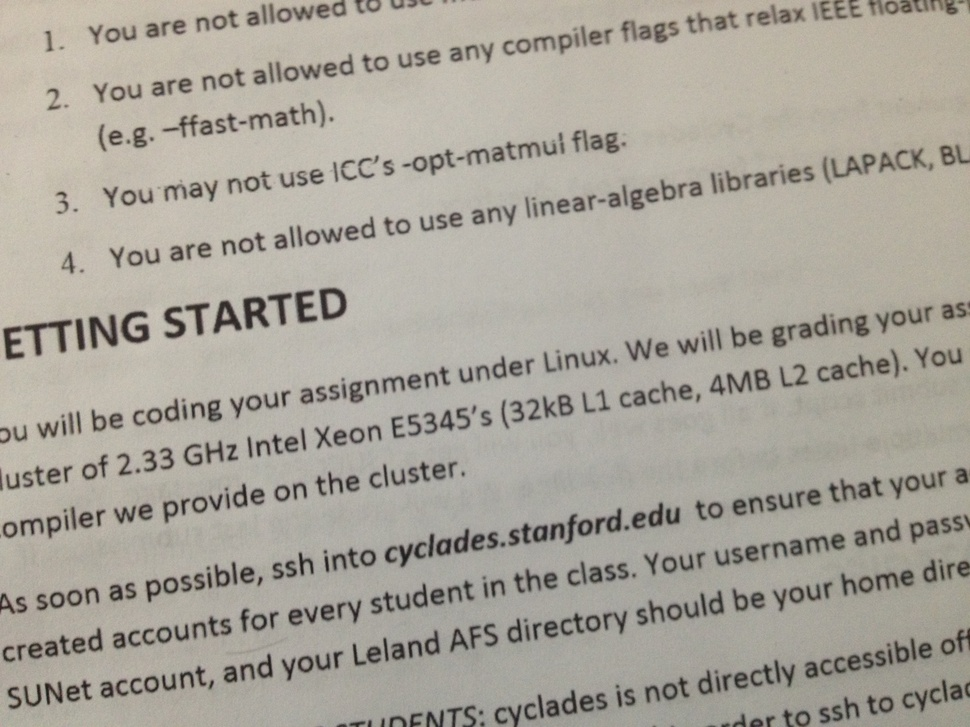
%> input picture Matlab/img/skewed_text.JPG, 970 x 727 px, shrunk from 3264 x 2448 before the run
$ octave deskew.m   (GNU Octave 9; MATLAB toolbox functions it lacks are replaced by stand-ins)
%> lines starting %> are read from the running program, lines starting %| are printed output that depends on the picture; in (x1, y1, x2, y2) boxes, pixels count from 0 and x2, y2 are one past the last pixel; in counts of white or black regions, pixels touching at a corner belong together; the program's own positions count from 1
%bad version of binarization
image = imread('./img/skewed_text.jpg');
%> image is the input picture: size 727x970x3 uint8; mean R, G, B 169.1, 164.5, 154.4
% image = imread('./img/skew_30d.jpg');
% image = imread('./img/img_rotate.png');
if(size(image,3)==3)
    image = rgb2gray(image);
%> image: size 727x970 uint8
end;
image = double(image)/256;
%> image: size 727x970 double
thresh = graythresh(image);
%> thresh = 0.514
bw = image < 0.5;
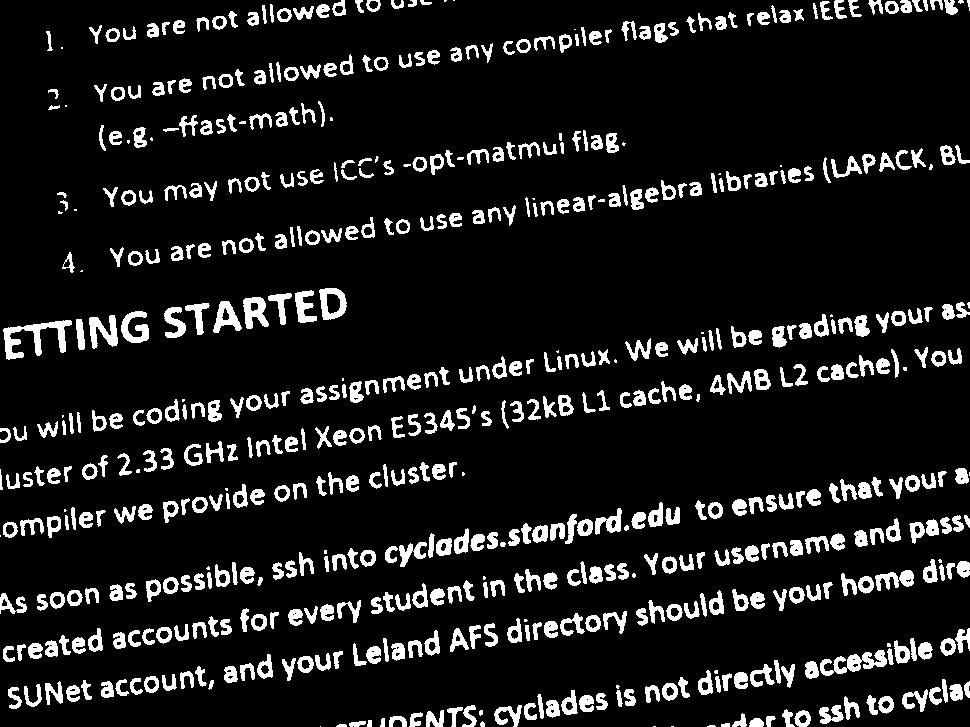
%> bw: size 727x970 logical; 10.8% white; 614 white regions (50 under 20 px), largest, box (x1, y1, x2, y2) and area: (3, 320, 72, 360) 1015, (820, 650, 887, 676) 766, (89, 315, 118, 349) 546
imshow(bw);

%step 1: close gaps between letters to form "strips"
%fixme: avoid hard coding
se = strel('disk', 10);
bw_closure = imerode(imdilate(bw, se), se);
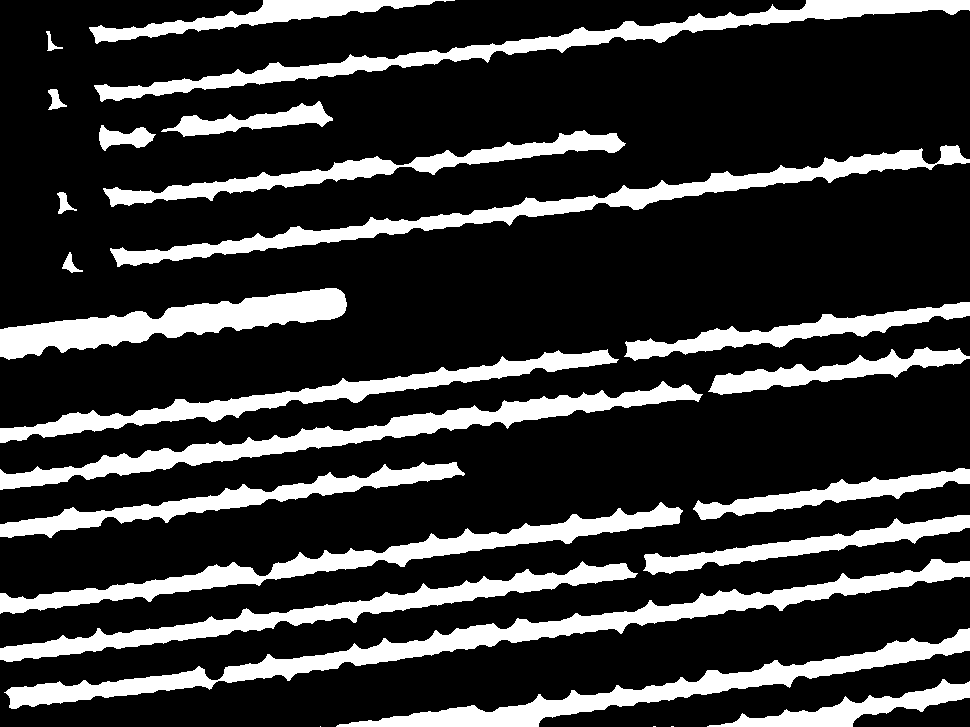
%> bw_closure: size 727x970 logical; 20.9% white; 26 white regions (3 under 20 px), largest, box (x1, y1, x2, y2) and area: (4, 559, 970, 709) 16216, (110, 145, 970, 267) 12129, (0, 381, 703, 490) 11686
%imshow(bw_closure);

%step 2: run linear regression on each strip to determine direction of each
%text line
L = bwlabel(bw_closure, 4);
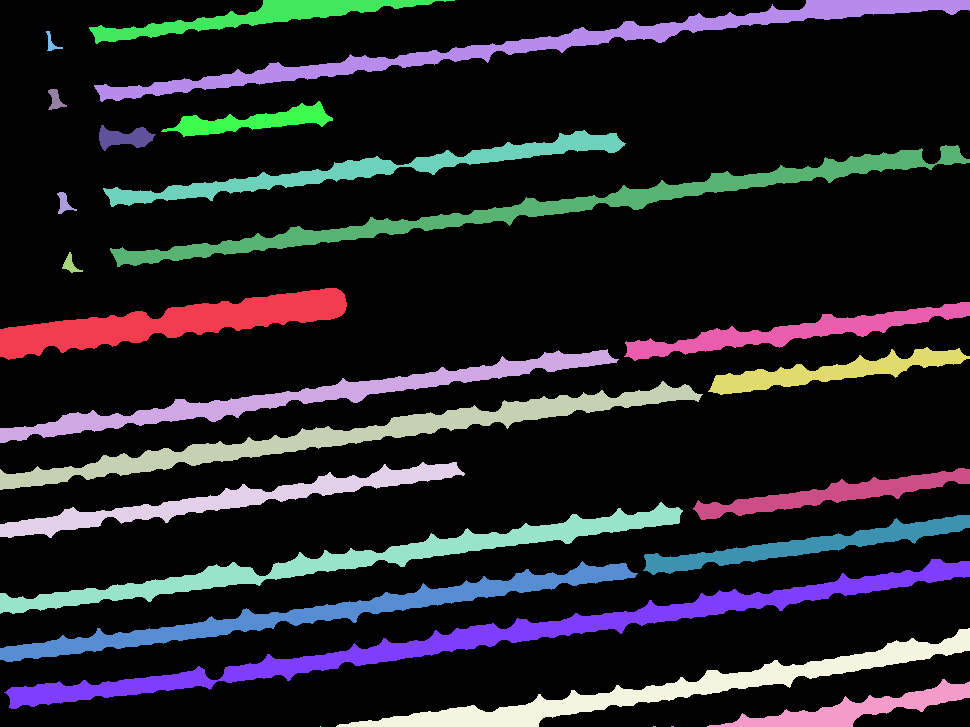
%> L: size 727x970 double; 27 distinct labels, from 0 to 26; one colour per label, 0 black
%fixme: can I vectorize this
slope = zeros(1,max(max(L)));
for i=1:max(max(L))
    [x, y] = find(L==i);
    mean_x = mean(x);
    mean_y = mean(y);
    slope(i) = sum((x-mean_x).*(y-mean_y))/sum((x-mean_x).^2);
end
%> this loop made 26 passes
%> (mean_x, mean_y) on passes 1 to 12: (323, 173.6), (396.4, 305.7), (435.6, 350.4), (500.5, 229.8), (560.4, 351.5), (613.1, 319.9), (637.5, 487.7), (43.85, 52.12), (100.5, 56.1), (203.9, 64.71), (265.3, 70.95), (17.46, 257.7)
%> (x, y, mean_x, mean_y) on passes 18, 22, 23: (727, 321, 727, 321), ([727; 727; 727], [654; 655; 656], 727, 655), ([727; 727; 727], [672; 673; 674], 727, 673)
slope = slope(find(~isnan(slope)));
%> slope = 23 values from -8.62 to 0.343

%step 3: select "good" lines/slopes
%fixme: maybe run this multiple times
sigma_slope = std(slope);
%> sigma_slope = 3.04
mean_slope = mean(slope);
%> mean_slope = -5.21
good_line = (slope > mean_slope -sigma_slope) & (slope < mean_slope + sigma_slope);
%> good_line = 23 logical values, 17 true
final_slope = mean(slope(find(good_line)));
%> final_slope = -6.6
angle = atan(1/final_slope)/pi*180;
%> angle = -8.61
bw_deskew = imrotate(bw, angle, 'crop'); %maybe use 'loose' make sure we don't cut off anything
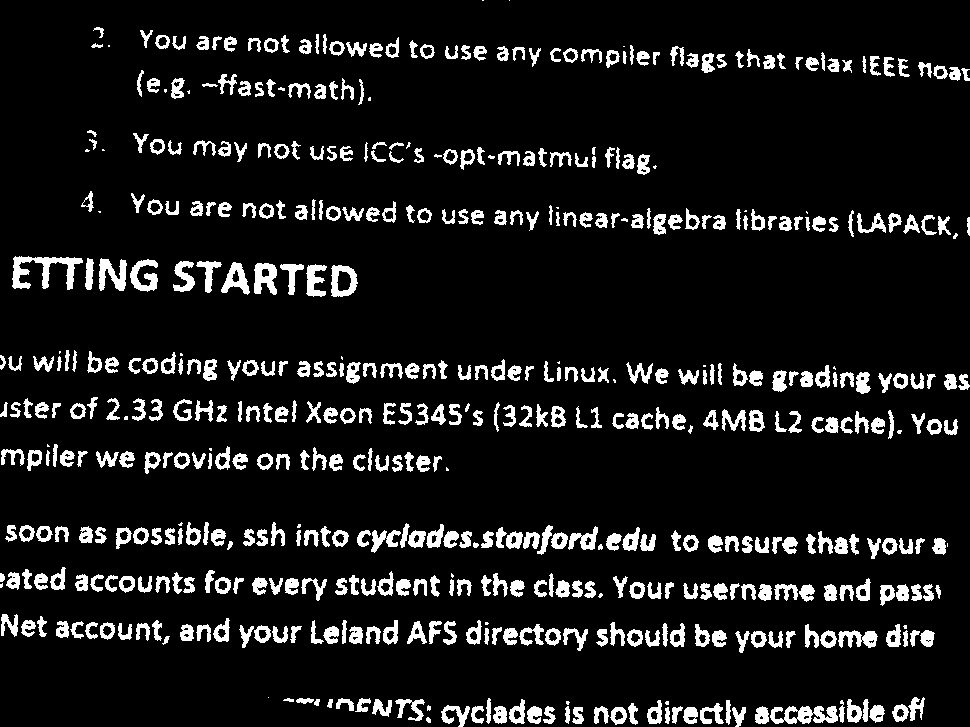
%> bw_deskew: size 727x970 logical; 9.9% white; 557 white regions (43 under 20 px), largest, box (x1, y1, x2, y2) and area: (12, 256, 83, 290) 1009, (770, 706, 838, 724) 766, (99, 258, 127, 291) 545
imshow(bw_deskew);

$ run again, with Matlab/img/left_skew.jpg copied over Matlab/img/skewed_text.JPG
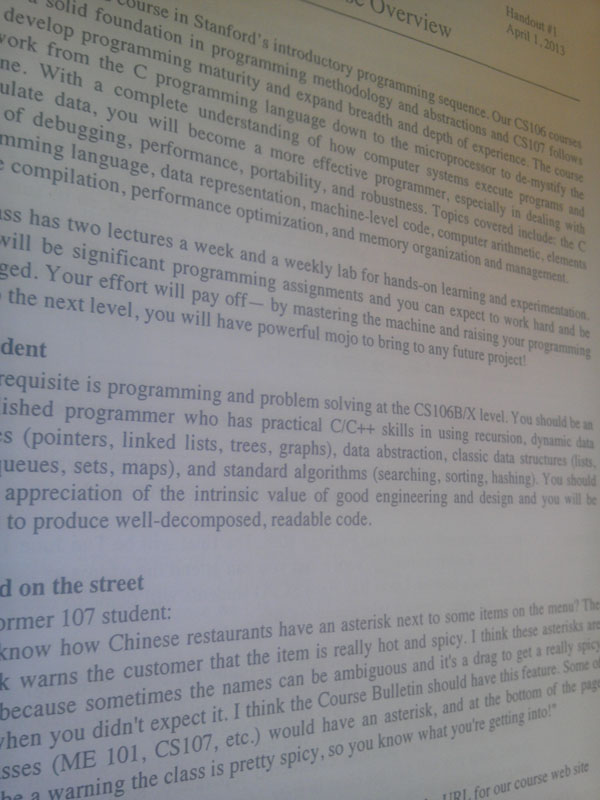
%> input picture Matlab/img/left_skew.jpg, 600 x 800 px
%> image is the input picture: size 800x600x3 uint8; mean R, G, B 138.1, 137.3, 138.4
%> thresh = 0.518
%> bw: size 800x600 logical; 26.8% white; 1475 white regions (535 under 20 px), largest, box (x1, y1, x2, y2) and area: (0, 0, 600, 261) 62502, (265, 99, 326, 130) 599, (182, 80, 248, 108) 577
%> bw_closure: size 800x600 logical; 70.2% white; 26 black regions, largest, box (x1, y1, x2, y2) and area: (0, 501, 600, 636) 55764, (0, 170, 600, 426) 55466, (123, 691, 600, 800) 22857
%> `L = bwlabel(bw_closure, 4);`:
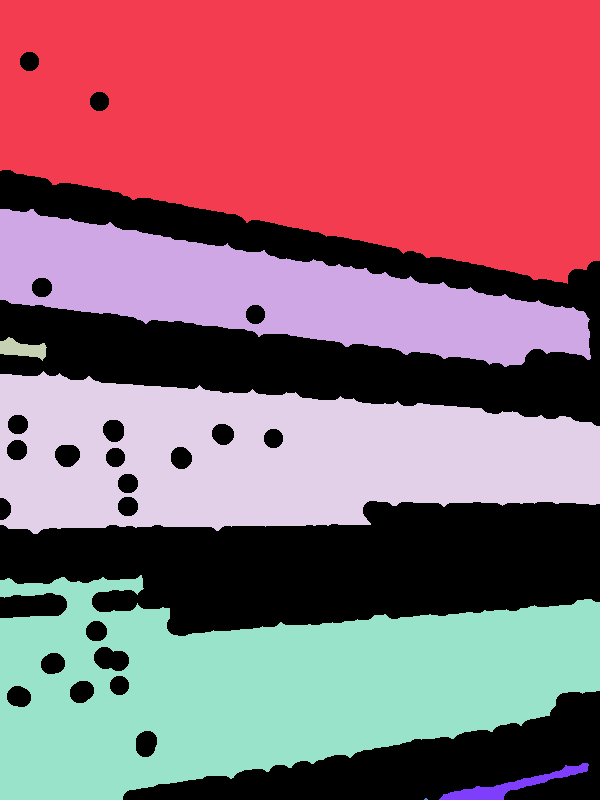
%> L: size 800x600 double; 8 distinct labels, from 0 to 7; one colour per label, 0 black
%> the loop `for i=1:max(max(L))` made 7 passes
%> (mean_x, mean_y) on passes 1, 2, 3, 4, 5, 7: (117.3, 326.7), (294.1, 270.3), (349.7, 22.97), (457.5, 273.9), (689.5, 266.7), (786.2, 512.3)
%> after the loop `for i=1:max(max(L))`: slope = [0.559 3.6 1.16 0.248 -0.926 0 -3.77]
%> sigma_slope = 2.22
%> mean_slope = 0.124
%> good_line = [true false true true true true false]
%> final_slope = 0.208
%> angle = 78.23
%> `bw_deskew = imrotate(bw, angle, 'crop'); %maybe use 'loose' make sure ..`:
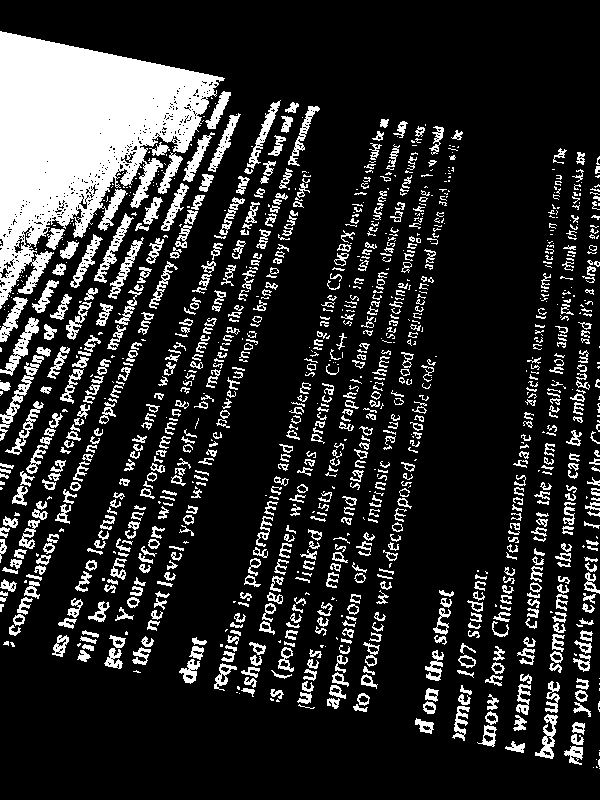
%> bw_deskew: size 800x600 logical; 17.2% white; 1150 white regions (417 under 20 px), largest, box (x1, y1, x2, y2) and area: (0, 31, 225, 309) 30965, (0, 317, 39, 376) 598, (94, 213, 134, 283) 551
